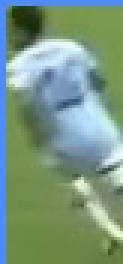
#> input picture labeled_crops/frame2_id0_W.jpg, 41 x 88 px, given in place of frame10_id0_W.jpg, which was not available (shown 3 times larger)
$ python team_acc.py
#> lines starting #> are read from the running program, lines starting #| are printed output that depends on the picture; after the words box and inside, x2 and y2 are one past the last pixel; in counts of white or black regions, pixels touching at a corner belong together; pictures that were not available may be replaced by others from this repository, and a replacement may not be noted
### reid1.py
import cv2
import numpy as np
import matplotlib.pyplot as plt
import matplotlib.patches as patches

def detect_team(crop):
    if crop is None or crop.size == 0:
        return "?"

    hsv = cv2.cvtColor(crop, cv2.COLOR_BGR2HSV)

    red1 = cv2.inRange(hsv, (0, 50, 50), (10, 255, 255))
    red2 = cv2.inRange(hsv, (160, 50, 50), (180, 255, 255))
    red_mask = red1 | red2

    white_mask = cv2.inRange(hsv, (0, 0, 200), (180, 40, 255))
    yellow_mask = cv2.inRange(hsv, (20, 100, 100), (35, 255, 255))

    red_pct = np.sum(red_mask > 0) / crop.size
    white_pct = np.sum(white_mask > 0) / crop.size
    yellow_pct = np.sum(yellow_mask > 0) / crop.size

    if red_pct > 0.01:
        return "R"
    elif white_pct > 0.01:
        return "W"
    elif yellow_pct > 0.01:
        return "Y"
    return "?"

# [38 lines left out: functions team_color, setup_tactical_map, update_tactical_map, not called in this run]

class GlobalTracker:
    # [4 lines left out: function __init__, not called in this run]

    def _euclidean(self, a, b):
        return np.linalg.norm(np.array(a) - np.array(b))

    # [20 lines left out: function match_or_create, not called in this run]

### team_acc.py
from reid1 import detect_team
import cv2
import os

correct = 0
total = 0

with open("labels.csv", "r") as f:
#> (reads labels.csv from the repository)
    lines = f.readlines()

for line in lines[1:]:  # skip header
    fname, actual = line.strip().split(",")
    img_path = os.path.join("labeled_crops", fname)
    img = cv2.imread(img_path)
#> img is the input picture: shape (88, 41, 3); mean B, G, R 129.4, 150.7, 122

    if img is None:
        print(f"⚠️ Could not read {img_path}")
        continue

    pred = detect_team(img)
#> in detect_team, `hsv = cv2.cvtColor(crop, cv2.COLOR_BGR2HSV)`: hsv: shape (88, 41, 3); mean H, S, V 66.5, 92.1, 162.2
#> in detect_team, `red1 = cv2.inRange(hsv, (0, 50, 50), (10, 255, 255))`: red1: shape (88, 41); every value is 0
#> in detect_team, `white_mask = cv2.inRange(hsv, (0, 0, 200), (180, 40, 255))`:
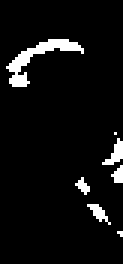
#> white_mask: shape (88, 41) (shown 3 times larger); 5.7% white; 7 white regions (4 under 20 px), largest, box (x1, y1, x2, y2) and area: (2, 13, 28, 29) 117, (34, 46, 41, 55) 29, (29, 68, 37, 75) 23
#> in detect_team, `red_pct = np.sum(red_mask > 0) / crop.size`: red_pct = 0
#> in detect_team, `white_pct = np.sum(white_mask > 0) / crop.size`: white_pct = 0.0188
#> in detect_team, `yellow_pct = np.sum(yellow_mask > 0) / crop.size`: yellow_pct = 0
#> pred = 'W'
    print(f"Image: {fname} | Predicted: {pred} | Actual: {actual}")  # 👈 Debug output
#| Image: frame10_id0_W.jpg | Predicted: W | Actual: W

    if pred == actual:
        correct += 1
    total += 1
#> pass 2 of the loop `for line in lines[1:]:`:
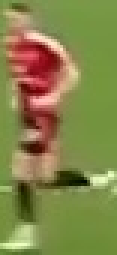
#> input picture labeled_crops/frame2_id12_R.jpg, 39 x 85 px, given in place of frame10_id10_R.jpg, which was not available (shown 3 times larger)
#> img is the input picture: shape (85, 39, 3); mean B, G, R 73.7, 132.6, 133
#> hsv: shape (85, 39, 3); mean H, S, V 37, 134.3, 148.8
#> in detect_team (call 2), `red1 = cv2.inRange(hsv, (0, 50, 50), (10, 255, 255))`:
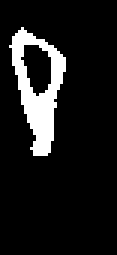
#> red1: shape (85, 39) (shown 3 times larger); 10.6% white; 1 white region, box (x1, y1, x2, y2) and area: (3, 9, 22, 52) 353
#> red2: shape (85, 39); 3.5% white; 1 white region, box (x1, y1, x2, y2) and area: (7, 15, 17, 32) 117
#> red_mask: shape (85, 39); 14.2% white; 1 white region, box (x1, y1, x2, y2) and area: (3, 9, 22, 52) 470
#> white_mask: shape (85, 39); every value is 0
#> in detect_team (call 2), `yellow_mask = cv2.inRange(hsv, (20, 100, 100), (35, 255, 255))`:
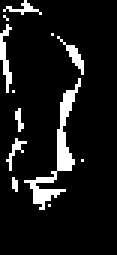
#> yellow_mask: shape (85, 39) (shown 3 times larger); 9.4% white in thin lines or dots, all inside (x1, y1, x2, y2) = (0, 0, 28, 70)
#> red_pct = 0.0473
#> white_pct = 0
#> yellow_pct = 0.0313
#> pred = 'R'
#| Image: frame10_id10_R.jpg | Predicted: R | Actual: R

if total > 0:
    print(f"✅ Team Classification Accuracy: {correct / total * 100:.2f}%")
else:
    print("⚠️ No valid labeled samples found.")
